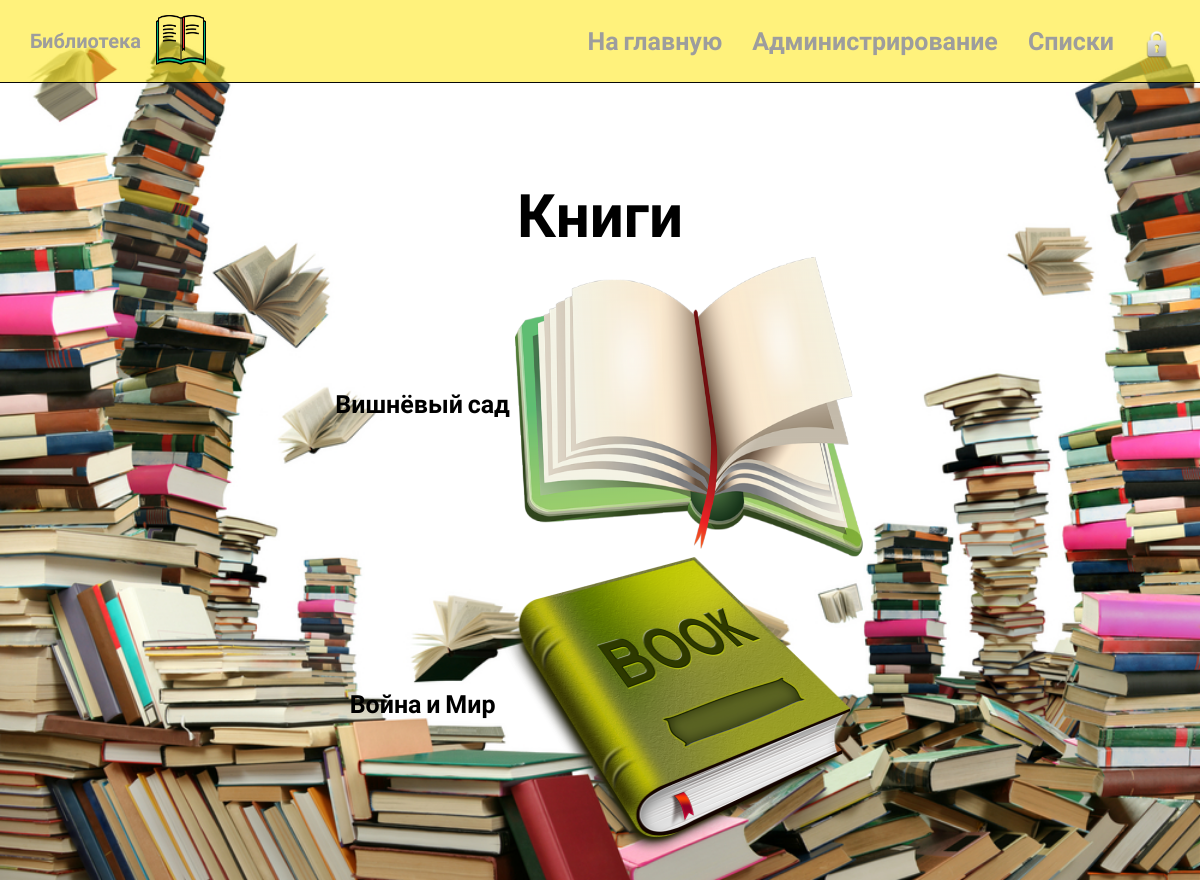
Screenshot of /list_books/ (signed in) with the database file from the repository.
### my_app/models.py (models this page shows, shortened)
class Book(models.Model):
        id_book = models.AutoField(primary_key=True)
        name_book = models.CharField(max_length=100, verbose_name='Название книги')
        genre_book = models.CharField(max_length=50, default='Жанр неизвестен', verbose_name='Жанр')
        photo = models.ImageField(null=True, blank=True, default='no-image.png', verbose_name='Фото')
        writer_book = models.CharField(max_length=100, verbose_name='Автор')
        year_book = models.IntegerField(verbose_name='Год создания')
        users = models.ManyToManyField(User, through='Issuance', through_fields=('book_name', 'username'))

### my_app/views.py (the view)
# urls.py: url(r'^list_books/', ListBookView.as_view(), name='list_books_url'),
class ListBookView(ListView):
    model = Book
    template_name = 'list_books.html'
    paginate_by = 2

### templates/list_books.html
{% extends 'base.html' %}
{% block body1 %}
<div id="header1">
        <div class="container">
            <div class="row centered">
                <div class="col-lg-8 col-lg-offset-2">
                    <h1 style="font-size: 60px"><br>Книги<br></h1>
                {% for Book in object_list %}
                    <div class="infinite-container">
                    <div class="infinite-item">
                    <tr>
                        <td> <a href="{% url 'book_id_url' Book.id_book%}">{{Book.name_book}} </a></td>
                        {% if Book.photo %}
                        <td><img src="{{Book.photo.url}}" width="350" height="300"></td>
                        {% endif %}
                    </tr>
                    </div>
                    </div>
                {% endfor %}
                </div>
            </div>
        </div>
</div>
{% endblock %}

### rows the page displays
Book: name_book "Вишнёвый сад", photo (picture)
Book: name_book "Война и Мир", photo (picture)
